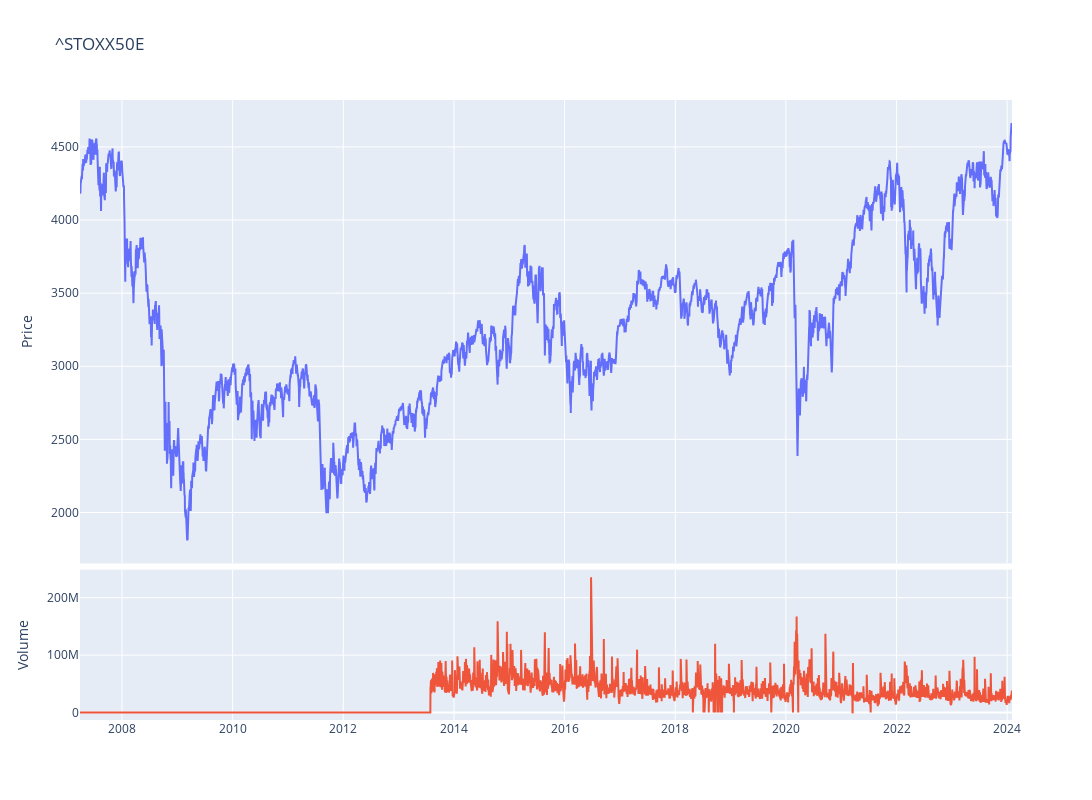

Here is the notebook cell this chart was saved with:
### Code cell
fig = make_subplots(rows=4, cols=1,shared_xaxes=True,vertical_spacing=0.01,specs=[[{'rowspan':3,'colspan':1}],[None],[None],[{'rowspan':1,'colspan':1}]])

# Graph (1,1)
fig.add_trace(go.Scatter(x=stock_eu.index,y=stock_eu['Adj Close'],mode="lines",name='IBEX35'),row=1, col=1)
# Update xaxis properties
fig.update_yaxes(title_text="Price", row=1, col=1)

# Graph (4,1)
fig.add_trace(go.Scatter(x=stock_eu.index,y=stock_eu['Volume'],mode="lines",name='Volume'),row=4, col=1)
fig.update_yaxes(title_text="Volume", row=4, col=1)

fig.update_layout(height=800, width=1300,showlegend=False,title=f"{ticker}")

fig.show()

### Figure 1 — Plotly figure (JSON) as saved in the notebook; plotly's stock layout.template omitted (floating-point values rounded to 4 significant figures; data arrays with more than 128 entries replaced by an {"elided": "..."} marker saying what was removed)
{"data": [{"mode": "lines", "name": "IBEX35", "type": "scatter", "x": {"elided": "4225 str values"}, "xaxis": "x", "y": {"elided": "4225 float values"}, "yaxis": "y"}, {"mode": "lines", "name": "Volume", "type": "scatter", "x": {"elided": "4225 str values"}, "xaxis": "x2", "y": {"elided": "4225 int values"}, "yaxis": "y2"}], "layout": {"height": 800, "showlegend": false, "title": {"text": "^STOXX50E"}, "width": 1300, "xaxis": {"anchor": "y", "domain": [0, 1], "matches": "x2", "showticklabels": false}, "xaxis2": {"anchor": "y2", "domain": [0, 1]}, "yaxis": {"anchor": "x", "domain": [0.2525, 1], "title": {"text": "Price"}}, "yaxis2": {"anchor": "x2", "domain": [0, 0.2425], "title": {"text": "Volume"}}}}
